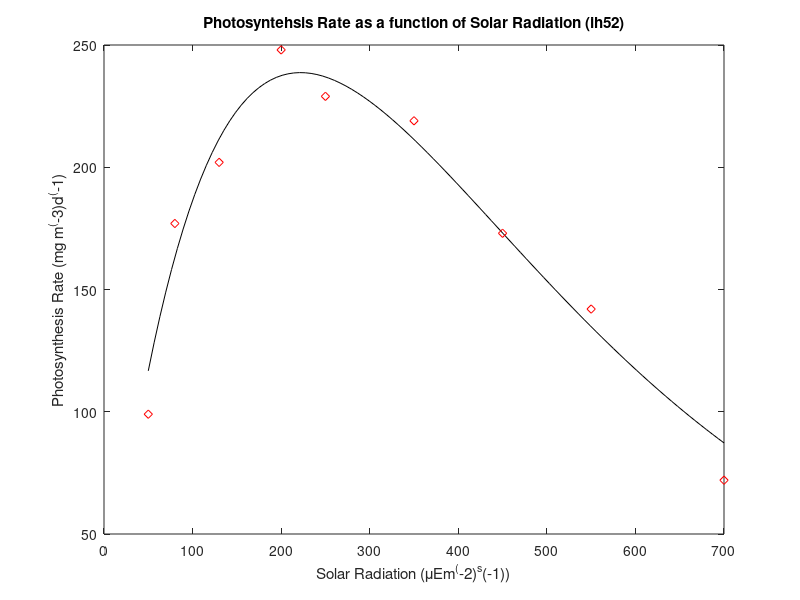

MATLAB code to generate this figure:
%% Initialize workspace
clear; format short e

%% Express given data
I = [50 80 130 200 250 350 450 550 700];
P = [99 177 202 248 229 219 173 142 72];
Iv = I(:);
Pv = P(:);

%% Determine function coefficients
Peqn = @(coefs,I) coefs(1).*I./coefs(2).*exp(-I./coefs(2)+1)
fSSR = @(coefs,I,P) sum((P-Peqn(coefs,I)).^2);
[MyCoefs,Sr] = fminsearch(@(MyCoefsdummy) fSSR(MyCoefsdummy,Iv,Pv),[250 250])

%% Plot
figure(1); clf
Imodel = linspace(min(I),max(I),100);
Pmodel = Peqn(MyCoefs,Imodel);
plot(Imodel,Pmodel,'k',I,P,'rd')
xlabel('Solar Radiation (\muEm^(-2)^s(-1))')
ylabel('Photosynthesis Rate (mg m^(-3)d^(-1)')
title('Photosyntehsis Rate as a function of Solar Radiation (ih52)')

%% Statistical measures
St = sum((P - mean(P)).^2)
r2 = (St-Sr)/St



